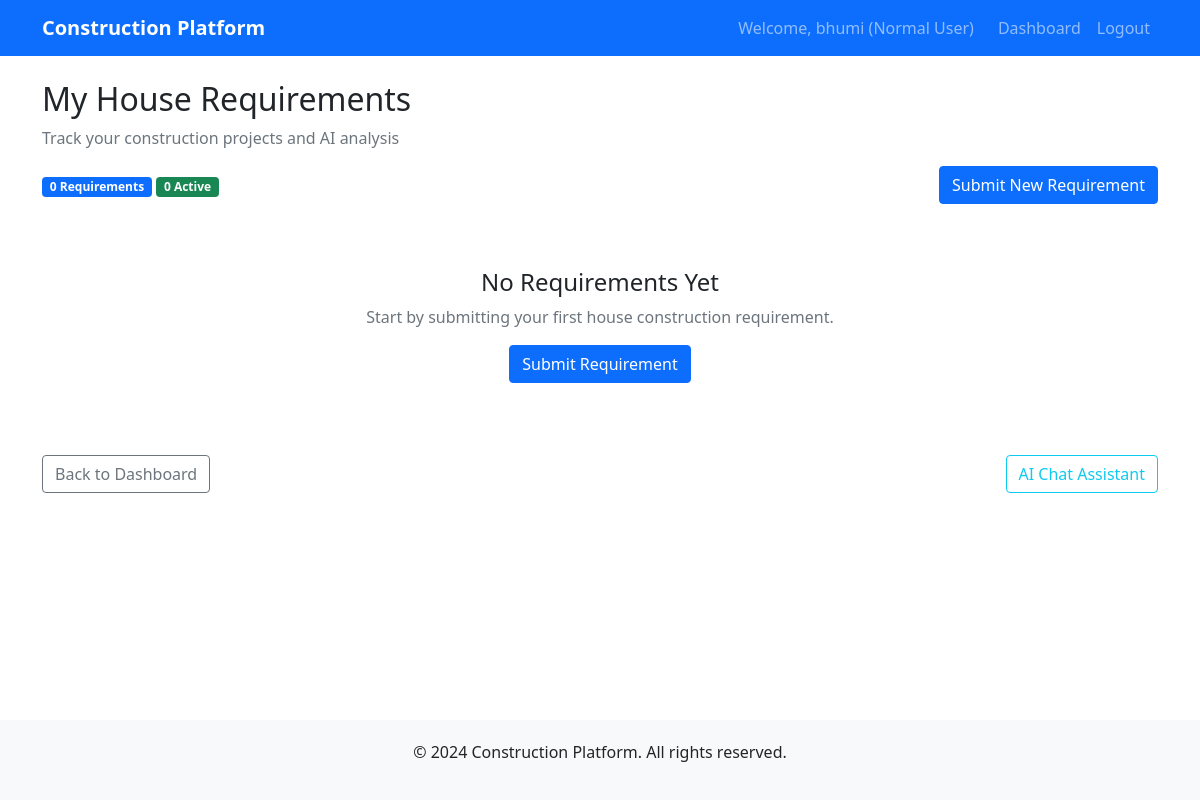
Before: /house-ai/my-requirements/ (signed in) with the older database file.
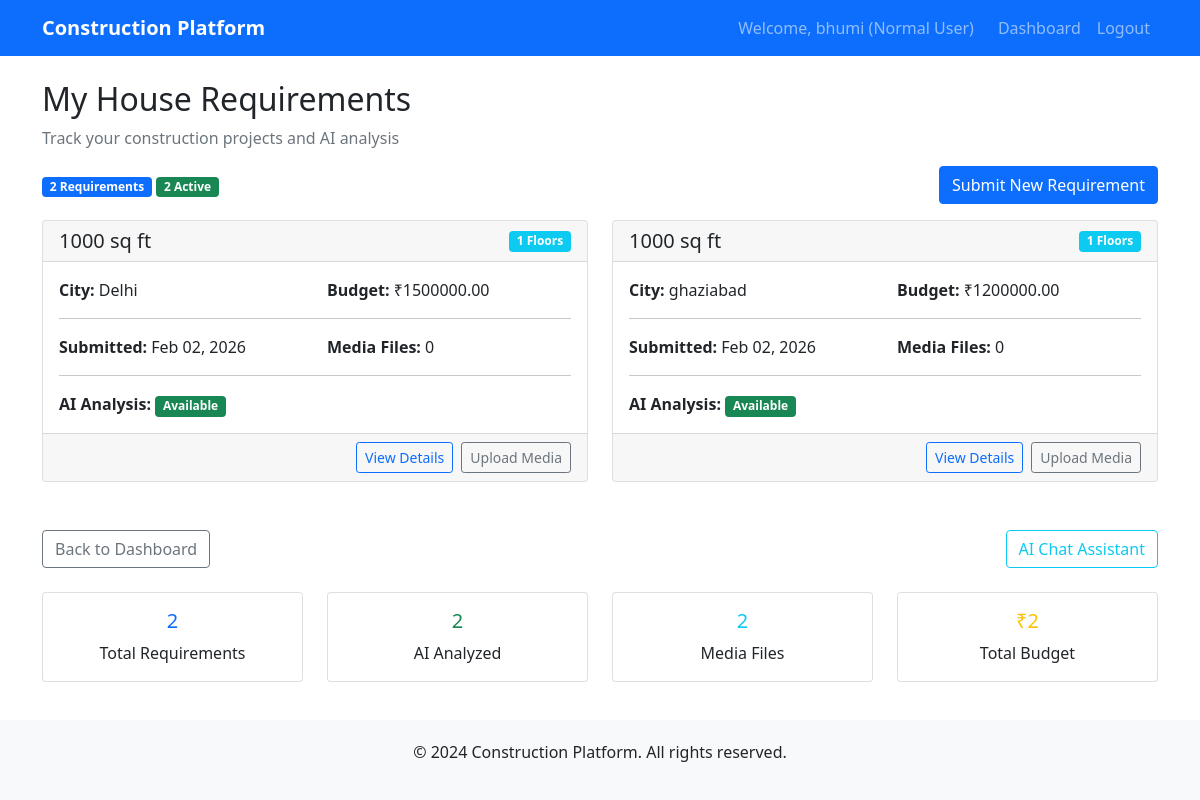
After: the same page with the newer database file.
### house_ai/models.py (models this page shows, shortened)
class HouseRequirement(models.Model):
    user = models.ForeignKey(User, on_delete=models.CASCADE, related_name='house_requirements')
    plot_size = models.CharField(max_length=50)  # e.g., "1000 sq ft"
    budget = models.DecimalField(max_digits=12, decimal_places=2)
    floors = models.PositiveIntegerField(default=1)
    city = models.CharField(max_length=100)
    created_at = models.DateTimeField(auto_now_add=True)

### house_ai/views.py (the view)
# urls.py: path('my-requirements/', views.my_requirements, name='my_requirements'),
@login_required
def my_requirements(request):
    if request.user.role != 'user':
        messages.error(request, 'Access denied. Normal user role required.')
        return redirect('dashboard:home')
    requirements = HouseRequirement.objects.filter(user=request.user).order_by('-created_at')
    return render(request, 'house_ai/my_requirements.html', {'requirements': requirements})

### templates/house_ai/my_requirements.html (shortened to what the changed rows need)
{% extends 'base.html' %}
{% block content %}
<div class="row">
    <div class="col-12">
        <h2>My House Requirements</h2>
    </div>
</div>
<div class="row mb-3">
    <div class="col-12">
        <div class="d-flex justify-content-between align-items-center">
            <div>
                <span class="badge bg-primary">{{ requirements.count }} Requirements</span>
                <span class="badge bg-success">{{ requirements|length }} Active</span>
            </div>
        </div>
    </div>
</div>
<div class="row">
    {% if requirements %}
        {% for requirement in requirements %}
        <div class="col-md-6 mb-4">
            <div class="card">
                <div class="card-header d-flex justify-content-between align-items-center">
                    <h5 class="mb-0">{{ requirement.plot_size }}</h5>
                    <span class="badge bg-info">{{ requirement.floors }} Floors</span>
                </div>
                <div class="card-body">
                    <div class="row">
                        <div class="col-6">
                            <strong>City:</strong> {{ requirement.city }}
                        </div>
                        <div class="col-6">
                            <strong>Budget:</strong> ₹{{ requirement.budget }}
                        </div>
                    </div>
                    <hr>
                    <div class="row">
                        <div class="col-6">
                            <strong>Submitted:</strong> {{ requirement.created_at|date:"M d, Y" }}
                        </div>
                        <div class="col-6">
                            <strong>Media Files:</strong> {{ requirement.media_uploads.count }}
                        </div>
                    </div>
                    <hr>
                    <div class="row">
                        <div class="col-12">
                            <strong>AI Analysis:</strong>
                            {% if requirement.ai_response %}
                                <span class="badge bg-success">Available</span>
                            {% else %}
                                <span class="badge bg-warning">Processing</span>
                            {% endif %}
                        </div>
                    </div>
                </div>
                <div class="card-footer">
                    <div class="d-grid gap-2 d-md-flex justify-content-md-end">
                        <a href="{% url 'house_ai:view_requirement' requirement.id %}" class="btn btn-outline-primary btn-sm">View Details</a>
                        <a href="{% url 'house_ai:upload_media' requirement.id %}" class="btn btn-outline-secondary btn-sm">Upload Media</a>
                    </div>
                </div>
            </div>
        </div>
        {% endfor %}
    {% else %}
        <div class="col-12">
            <div class="text-center py-5">
                <h4>No Requirements Yet</h4>
                <p class="text-muted">Start by submitting your first house construction requirement.</p>
                <a href="{% url 'house_ai:submit' %}" class="btn btn-primary">Submit Requirement</a>
            </div>
        </div>
    {% endif %}
</div>
{% if requirements %}
<div class="row mt-4">
    <div class="col-md-3">
        <div class="card text-center">
            <div class="card-body">
                <h5 class="card-title text-primary">{{ requirements.count }}</h5>
                <p class="card-text">Total Requirements</p>
            </div>
        </div>
    </div>
    <div class="col-md-3">
        <div class="card text-center">
            <div class="card-body">
                <h5 class="card-title text-success">{{ requirements|length }}</h5>
                <p class="card-text">AI Analyzed</p>
            </div>
        </div>
    </div>
    <div class="col-md-3">
        <div class="card text-center">
            <div class="card-body">
                <h5 class="card-title text-info">{{ requirements|length }}</h5>
                <p class="card-text">Media Files</p>
            </div>
        </div>
    </div>
    <div class="col-md-3">
        <div class="card text-center">
            <div class="card-body">
                <h5 class="card-title text-warning">₹{{ requirements|length }}</h5>
                <p class="card-text">Total Budget</p>
            </div>
        </div>
    </div>
</div>
{% endif %}
{% endblock %}

Changed rows visible on the page:
added HouseRequirement: plot_size "1000 sq ft", floors "1", city "Delhi", budget "1500000.00", created_at "Feb 02, 2026", media_uploads.count "0", shows "Available"
added HouseRequirement: plot_size "1000 sq ft", floors "1", city "ghaziabad", budget "1200000.00", created_at "Feb 02, 2026", media_uploads.count "0", shows "Available"
Other visible differences:
{{ requirements.count }}: "0" → "2"
{{ requirements|length }}: "0" → "2"
{{ requirements.count }}: (not shown) → "2"
{{ requirements|length }}: (not shown) → "2"
text no longer shown: "No Requirements Yet Start by submitting your first house construction requirement. Submit Requirement"
text now shown: "Total Requirements AI Analyzed Media Files ₹ Total Budget"
